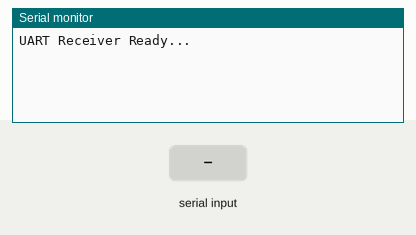
The sketch below on a simulated ESP32. Shown: the last lines printed to the serial monitor. Inputs (shaded band) come from the test bench.

Above: at 1.2 s.
1.3 s: "1\n" received over the second serial link
At 2.5 s:
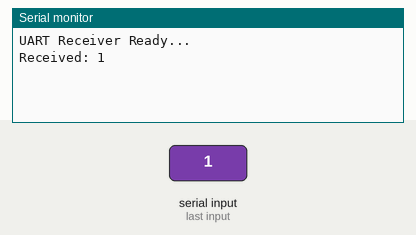
2.8 s: "0\n" received over the second serial link
At 3.6 s:
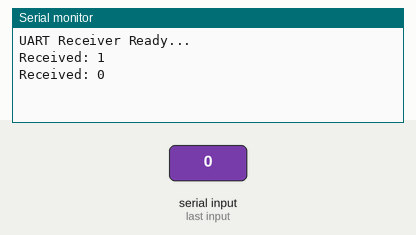
4.3 s: "2\n" received over the second serial link
At 4.7 s:
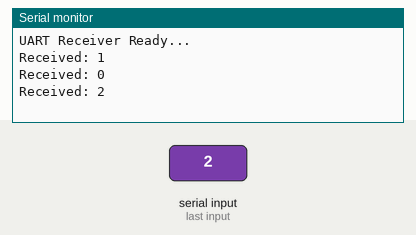

Measured:
- after the input at 1.3 s, the serial monitor: prints a new line at once (image 1)
- after the input at 2.8 s, the serial monitor: prints a new line at once (image 2)
- after the input at 4.3 s, the serial monitor: prints a new line at once (image 3)

The sketch:

11_UART_RECEIVER.ino
```cpp
// ---------------------------
// UART Receiver (ESP32-B)
// ---------------------------

// UART pins (must match Sender's connection)
#define TXD_PIN 17    // ESP32-B TX pin → connect to ESP32-A RX
#define RXD_PIN 16    // ESP32-B RX pin ← connect to ESP32-A TX

void setup() {
  Serial.begin(115200);  // Start USB Serial Monitor for debugging

  // Initialize UART2:
  // 9600 baud rate
  // SERIAL_8N1 = 8 data bits, No parity, 1 stop bit
  // RX pin, TX pin
  Serial2.begin(9600, SERIAL_8N1, RXD_PIN, TXD_PIN);

  Serial.println("UART Receiver Ready...");
}

void loop() {

  // Check if UART2 (ESP32-A → ESP32-B) has received data
  if (Serial2.available()) {

    // Read incoming string until newline character '\n'
    String data = Serial2.readStringUntil('\n');

    // Print received data on Serial Monitor
    Serial.print("Received: ");
    Serial.println(data);
  }
}
```
